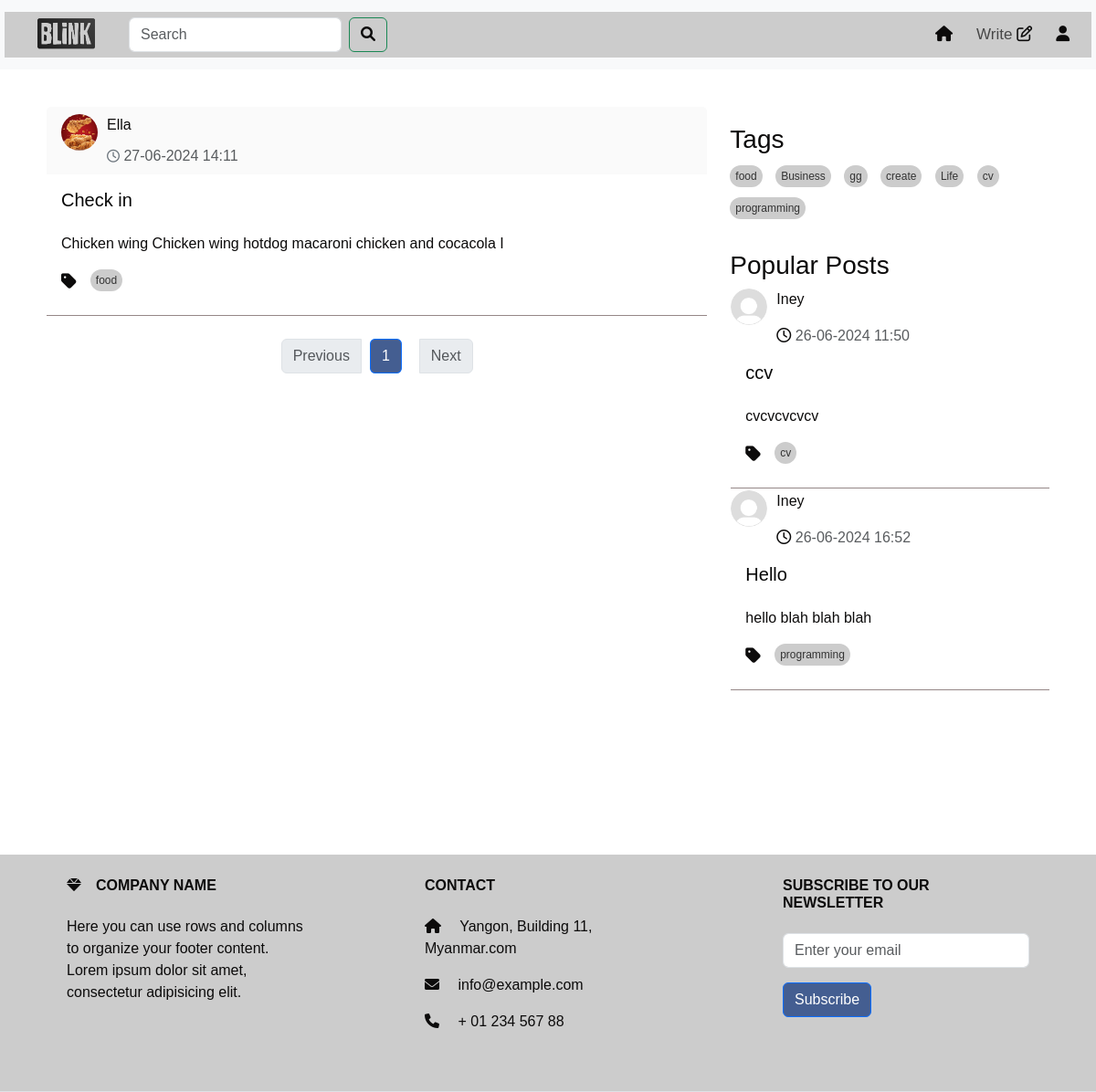
/home/food (signed in), run on the app's committed database.
### models.py (models this page shows, shortened)
class Post(db.Model):
    id = db.Column(db.Integer, primary_key=True)
    title = db.Column(db.Text())
    content = db.Column(db.Text())
    tag = db.Column(db.Text(), nullable=False)
    user_id = db.Column(db.Integer, db.ForeignKey('user.id'), nullable=False)
    created_date = db.Column(db.DateTime,default=datetime.datetime.now)
    likes = db.Column(db.Integer, default=0)
    meta = db.Column(db.Text, nullable=True)
    comments = db.relationship('Comment', backref='post',cascade="all, delete", lazy=True)

class User(UserMixin,db.Model):
    id = db.Column(db.Integer, primary_key=True)
    username = db.Column(db.String(50), unique=True)
    email =db.Column(db.String(50), unique=True)
    password = db.Column(db.String(100))
    bio = db.Column(db.String(50))
    profile_picture = db.Column(db.String(250))
    posts = db.relationship('Post', backref='author', lazy=True)
    comments = db.relationship('Comment', backref='author', lazy=True)

### route.py (the view)
@app.route('/home/<string:tag>', methods=['GET', 'POST'])
@login_required
def home_tag(tag,limit=2):
    page = request.args.get('page', 1, type=int)
    per_page = 10  # Number of posts per page
    posts_with_tag = get_posts(page, per_page, tag=tag)
    unique_tags = list(set(tag for tag, in Post.query.with_entities(Post.tag).distinct()))
    popular_posts = Post.query.order_by(Post.likes.desc()).limit(limit).all()
    forms=SearchForm()
    query = forms.search.data
    if forms.validate_on_submit():
        search_results = Post.query.filter(Post.title.ilike(f'%{query}%')).all()
        return render_template('search_results.html' ,tags=unique_tags, search_results =search_results, form = forms)
    return render_template('home.html',tags=unique_tags, post=posts_with_tag, form = forms ,popular_posts=popular_posts)

### forms.py
class SearchForm(FlaskForm):
    search = StringField('Search ', validators=[DataRequired()])
    submit = SubmitField('Search')

### route.py (called while the page is built)
@login_manager.user_loader
def loader_user(user_id):
    return User.query.get(user_id)

def get_posts(page, per_page, tag=None):
    if tag:
        return Post.query.filter(Post.tag.in_([tag])).paginate(page=page, per_page=per_page, error_out=False)
    return Post.query.order_by(Post.created_date.desc()).paginate(page=page, per_page=per_page, error_out=False)

### templates/home.html (shortened to what this page needs)
<!DOCTYPE html>
<html lang="en">
  <head>
    <link
      href="https://cdn.jsdelivr.net/npm/bootstrap@5.3.3/dist/css/bootstrap.min.css"
      rel="stylesheet"
    />
    <link
      href="https://cdnjs.cloudflare.com/ajax/libs/font-awesome/6.0.0-beta3/css/all.min.css"
      rel="stylesheet"
    />
    <link
      rel="stylesheet"
      href="https://cdnjs.cloudflare.com/ajax/libs/font-awesome/5.15.4/css/all.min.css"
    />
    <link
      href="https://cdnjs.cloudflare.com/ajax/libs/font-awesome/6.0.0-beta3/css/all.min.css"
      rel="stylesheet"
    />
    <link
      href="https://cdn.jsdelivr.net/npm/bootstrap@5.3.3/dist/css/bootstrap.min.css"
      rel="stylesheet"
    />
    <link
      href="https://cdnjs.cloudflare.com/ajax/libs/font-awesome/6.0.0-beta3/css/all.min.css"
      rel="stylesheet"
    />
    <link rel="stylesheet" href="/static/home.css" />
    <link rel="stylesheet" href="/static/topnav.css" />
  </head>
  <body>
    {% include 'topnav.html' %}
    <div class="container">
      <div class="row">
        <div class="col-sm-8">
          <div id="posts-container">
            {% for post in post.items %}
            <div class="card">
              <div
                class="card-header d-flex justify-content-between align-items-center"
              >
                <div class="profile-image">
                  <a
                    class="nav-link"
                    href="{{ url_for('profile',user_id=post.user_id) }}"
                    ><img
                      src="{{ url_for('static', filename='/photo/user_profile/'+post.author.profile_picture) }}"
                      width="60"
                      height="60"
                      alt=""
                  /></a>
                  <div style="width: 300px">
                    <p id="name">
                      <a
                        class="nav-link"
                        href="{{ url_for('profile',user_id=post.user_id) }}"
                        >{{post.author.username}}</a
                      >
                    </p>
                    <p class="text-muted mb-0">
                      <i class="fa-regular fa-clock"></i>
                      {{post.created_date.strftime('%d-%m-%Y %H:%M')}}
                    </p>
                  </div>
                </div>
              </div>
              <div class="card-body">
                <a
                  class="nav-link"
                  href="{{ url_for('full_post',post_id=post.id) }}"
                >
                  <h5 class="card-title">{{post.title}}</h5>
                  <p class="card-text" id="card-description">
                    {{post.meta | safe}}
                  </p>
                  <div class="tags-container">
                    <ul class="list-group list-group-horizontal">
                      <i class="fas fa-tag"></i>
                      <a
                        href="{{ url_for('home_tag',tag=post.tag ) }}"
                        class="tag"
                        >{{post.tag}}
                      </a>
                    </ul>
                  </div>
                </a>
              </div>
              <div
                class="card-end"
                style="border-bottom: #958787 solid 1px"
              ></div>
            </div>
            {% endfor %}
          </div>
          <nav aria-label="Page navigation" class="mt-4">
            <ul class="pagination justify-content-center" style="gap: 10px">
              <li
                class="page-item {% if not post.has_prev %}disabled{% endif %}"
              >
                {% if post.has_prev %}
                <a class="page-link" href="?page={{ post.prev_num }}"
                  >Previous</a
                >
                {% else %}
                <span class="page-link">Previous</span>
                {% endif %}
              </li>
              {% for page_num in post.iter_pages() %} {% if page_num %}
              <li
                class="page-item {% if post.page == page_num %}active{% endif %}"
              >
                <a
                  class="page-link"
                  href="?page={{ page_num }}"
                  style="background-color: #445e91"
                  >{{ page_num }}</a
                >
              </li>
              {% else %}
              <li class="page-item disabled">
                <span class="page-link">...</span>
              </li>
              {% endif %} {% endfor %}
              <li
                class="page-item {% if not post.has_next %}disabled{% endif %}"
              >
                {% if post.has_next %}
                <a class="page-link" href="?page={{ post.next_num }}">Next</a>
                {% else %}
                <span class="page-link">Next</span>
                {% endif %}
              </li>
            </ul>
          </nav>
        </div>
        {% include 'sidenav.html' %}
      </div>
    </div>
    {% include 'footer.html' %}
  </body>
</html>

### templates/sidenav.html (shortened to what this page needs)
<!DOCTYPE html>
<html lang="en">
  <head>
    <link
      href="https://cdn.jsdelivr.net/npm/bootstrap@5.3.3/dist/css/bootstrap.min.css"
      rel="stylesheet"
    />
    <link
      href="https://cdnjs.cloudflare.com/ajax/libs/font-awesome/6.0.0-beta3/css/all.min.css"
      rel="stylesheet"
    />
    <link
      rel="stylesheet"
      href="https://cdnjs.cloudflare.com/ajax/libs/font-awesome/5.15.4/css/all.min.css"
    />
    <link
      href="https://cdnjs.cloudflare.com/ajax/libs/font-awesome/6.0.0-beta3/css/all.min.css"
      rel="stylesheet"
    />
    <link rel="stylesheet" href="/static/home.css" />
  </head>
  <body>
    <div class="col-sm-4" id="right-column">
      <div class="tags-section">
        <h3>Tags</h3>
        <div class="tags-container">
          {% if tags %} {% for tag in tags %}
          <a href="{{ url_for('home_tag',tag=tag ) }}" class="tag">{{ tag }}</a>
          {% endfor %} {% else %}
          <p>No tags available</p>
          {% endif %}
        </div>
      </div>
      <div class="mt-4">
        <h3>Popular Posts</h3>
        {% for popular_post in popular_posts %}
        <div class="card">
          <div>
            <div class="profile-image">
              <a
                class="nav-link"
                href="{{ url_for('profile',user_id=popular_post.user_id) }}"
                ><img
                  src="{{ url_for('static', filename='/photo/user_profile/'+popular_post.author.profile_picture) }}"
                  width="60"
                  height="60"
                  alt=""
              /></a>
              <div style="width: 300px">
                <p id="name">
                  <a
                    class="nav-link"
                    href="{{ url_for('profile',user_id=popular_post.user_id) }}"
                    >{{popular_post.author.username}}</a
                  >
                </p>
                <p class="text-muted mb-0">
                  <i class="fa-regular fa-clock"></i>
                  {{popular_post.created_date.strftime('%d-%m-%Y %H:%M')}}
                </p>
              </div>
            </div>
          </div>
          <div class="card-body">
            <a
              class="nav-link"
              href="{{ url_for('full_post',post_id=popular_post.id) }}"
            >
              <h5 class="card-title" id="popular">{{popular_post.title}}</h5>
              <p class="card-text" id="card-description">
                {{popular_post.meta |safe }}
              </p>
              <div class="tags-container">
                <ul class="list-group list-group-horizontal">
                  <i class="fas fa-tag"></i>
                  <a
                    href="{{ url_for('home_tag',tag=popular_post.tag ) }}"
                    class="tag"
                    >{{popular_post.tag}}</a
                  >
                </ul>
              </div>
            </a>
          </div>
          <div class="card-end" style="border-bottom: #958787 solid 1px"></div>
        </div>
        {% endfor %}
      </div>
    </div>
  </body>
</html>

### static/home.css (style rules this page uses)
* { color: #0c0b0b; font-family: sans-serif; margin: 0; padding: 0; box-sizing: border-box; }
.container { background: #fff; padding: 20px; margin-top: 20px; z-index: 1; }
.card { color: #070707; border-color: #ffffff; background-color: #ffffff; }
.card-header { padding: 10px; background-color: #fafafa; border-bottom: 1px solid #ccc; display: flex; align-items: center; border-bottom: none !important; }
.card-header { display: flex; flex-direction: row; justify-content: space-between; align-items: center; padding: 0.5rem 1rem; }
.profile-image { margin-right: 10px; }
.profile-image img { border-radius: 50%; width: 40px; height: 40px; }
.card-header p { margin: 0; }
.card-header i { margin: 0; font-size: 14px; color: #6c757d; }
.card-body { background-color: #ffffff; }
.card-text { overflow: hidden; text-overflow: ellipsis; display: -webkit-box; -webkit-line-clamp: 3; -webkit-box-orient: vertical; transition: -webkit-line-clamp 0.5s ease; }
.profile-image { float: left; display: flex; justify-content: center; margin-right: 1rem; }
.profile-image img { border-radius: 50%; }
#right-column { position: -webkit-sticky; position: sticky; top: 0; height: 100vh; overflow-y: auto; padding-top: 20px; }
ul { display: flex; }
#right-column { position: -webkit-sticky; position: sticky; top: 0; height: 100vh; overflow-y: hidden; padding-top: 20px; z-index: 1; }
.tags-container { margin-top: 10px; }
.fa-tag { font-size: 1.2em; margin-right: 5px; vertical-align: middle; }
.tags-container .tag { background-color: #ccc; color: #333; padding: 3px 6px; margin-right: 10px; border-radius: 20px; text-decoration: none; font-size: 12px; display: inline-block; }

### static/topnav.css (style rules this page uses)
* { color: #0c0b0b; font-family: sans-serif; margin: 0; padding: 0; box-sizing: border-box; }
.container { background: #fff; padding: 20px; margin-top: 20px; z-index: 1; }
.d-flex { padding-left: 20px; background-color: #ccc; }
.row a { border-radius: 15%; margin-bottom: 10px; margin-right: 10px; }

### data on the page
Post: profile_picture (picture), author.username "Ella", created_date "27-06-2024 14:11", title "Check in", meta "Chicken wing Chicken wing hotdog macaroni chicken and cocacola I", tag "food"
Post: tag "Business"
Post: tag "create"
Post: tag "Life"
Post: profile_picture (placeholder picture), author.username "Iney", created_date "26-06-2024 11:50", title "ccv", meta "cvcvcvcvcv", tag "cv"
Post: profile_picture (placeholder picture), author.username "Iney", created_date "26-06-2024 16:52", title "Hello", meta "hello blah blah blah", tag "programming"

### other printed values
{{ page_num }} "1"
{{ tag }} "food" "gg" "cv" "programming"
